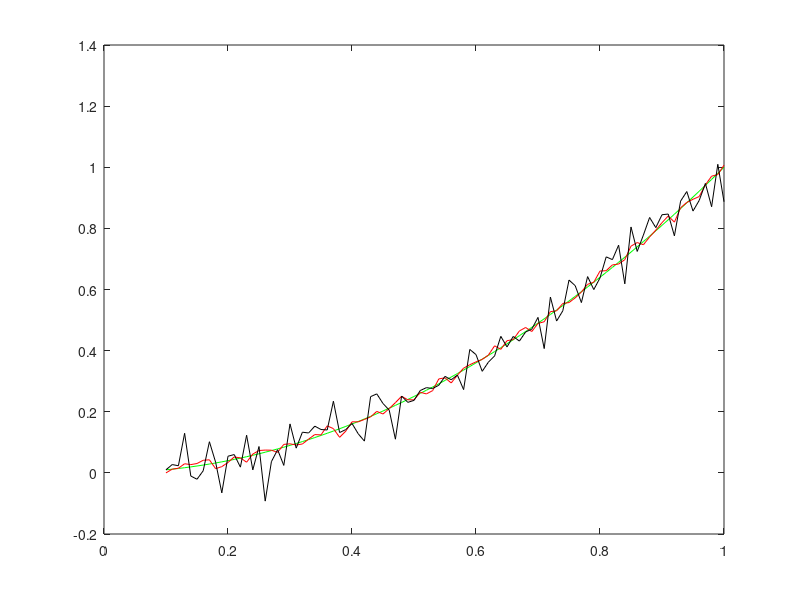

Write the MATLAB code that produced this figure.
%{
    there are two sets of observation, and merge them use KF
%}

clc
clear
close all

%% data generate
t = 0.1:0.01:1;
L = length(t);

% generate real signal and measure x = t^2
x = zeros(1,L);
y1 = x;
y2 = x;
for i = 1:L
    x(i) = t(i)^2;
    y1(i) = x(i) + normrnd(0,0.1); % Normal distribution noise
    y2(i) = x(i) + normrnd(0,0.01); % two sets of observation
end
% figure;plot(t,x,t,y1,t,y2,'LineWidth',2);
y = [y1;y2];
 %% filter
 % Observation equation:Y(K) = X(K) + R,R~N(0,1)
 % Prediction equation: the datas are disarray for most situation  
 % for example: X(K) = X(k-1) + Q,Q~N(0,1);
 F1 = 1;
 H1 = [1,1]';
 Q1 = 1;
 R1 = [1,0;0.01,0]; % these initial value can be change
 % initial x(k)+
 Xplus1 = zeros(1,L);
 Xplus(1) = 0.01; % Xplus1(1)~N(0.01,0.01);
 Pplus1 = 0.01^2;
 % KF 
 % X(K)minus = F*X(K-1)plus;
 % P(K)minus = F*P(K-1)plus*F + Q;
 % K = P(K)minus * H' * inv(H * P(K)minus * H' + R); 
 % X(K)plus = X(K)minus + K*(y(K) - H*X(K)minus)
 % P(K)plus = (I - K*H)*P(K)minus;
 for i = 2:L
     % prediction
     Xminus1 = F1 * Xplus1(i-1);
     Pminus1 = F1*Pplus1*F1' + Q1;
     % renewal
     K1 = Pminus1 * H1' / (H1 * Pminus1 * H1' + R1);
     Xplus1(i) = Xminus1 + K1 * (y(:,i) - H1 * Xminus1);
     Pplus1 = (1 - K1 * H1) * Pminus1;
 end
%  figure;plot(t,x,'g',t,Xplus1,'r');
 
 % another example:X(K) = X(k-1) + X'(k-1)*dt + X''(k-1)*dt^2/(2!) + Q2
 % state is not a single value:X = [X(K) X'(k) X''(k)]T
 % and Y(K) = H2*X + R2, H2 = [1 0 0]
 % prediction equation:
 % X(k) = X(k-1) + X'(k-1)*dt + X''(k-1)*dt^2/(2!) + Q2
 % X'(k) = 0 * X(k-1) +  X'(k-1) + X''(k-1) * dt + Q3;
 % X''(k) = 0 * X(k-1) +  0 * X'(k-1) + X''(k-1) + Q4;
 % F = 1 dt 0.5dt^2
 %     0 1   dt
 %     0 0    1
 % H = [1 0 0]
 % Q = Q2 0 0
 %     0 Q3 0
 %     0 0 Q4 %cov 
 dt = t(2)-t(1);
 F2 = [1,dt,0.5*dt^2;0,1,dt;0,0,1];
 H2 = [1,0,0;1,0,0];
 Q2 = [1,0,0;0,0.01,0;0,0,0.0001];
 R2 = [3,0;0,3];
 Xplus2 = zeros(3,L);
 Xplus2(1,1) = 0.1^2;
 Xplus2(2,1) = 0;
 Xplus2(3,1) = 0;
 Pplus2 = [0.01,0,0;0,0.01,0;0,0,0.0001];
 for i = 2:L
    Xminus2 = F2 * Xplus2(:,i-1);
    Pminus2 = F2 * Pplus2 * F2' + Q2;
    K2 = (Pminus2*H2')/(H2 * Pminus2 * H2' + R2);
    Xplus2(:,i) = Xminus2 + K2*(y(:,i) - H2 * Xminus2);
    Pplus2 = (eye(3) + K2 * H2) + Pminus2;
 end
  figure;plot(t,x,'g',t,Xplus1,'r',t,Xplus2(1,:),'k');
